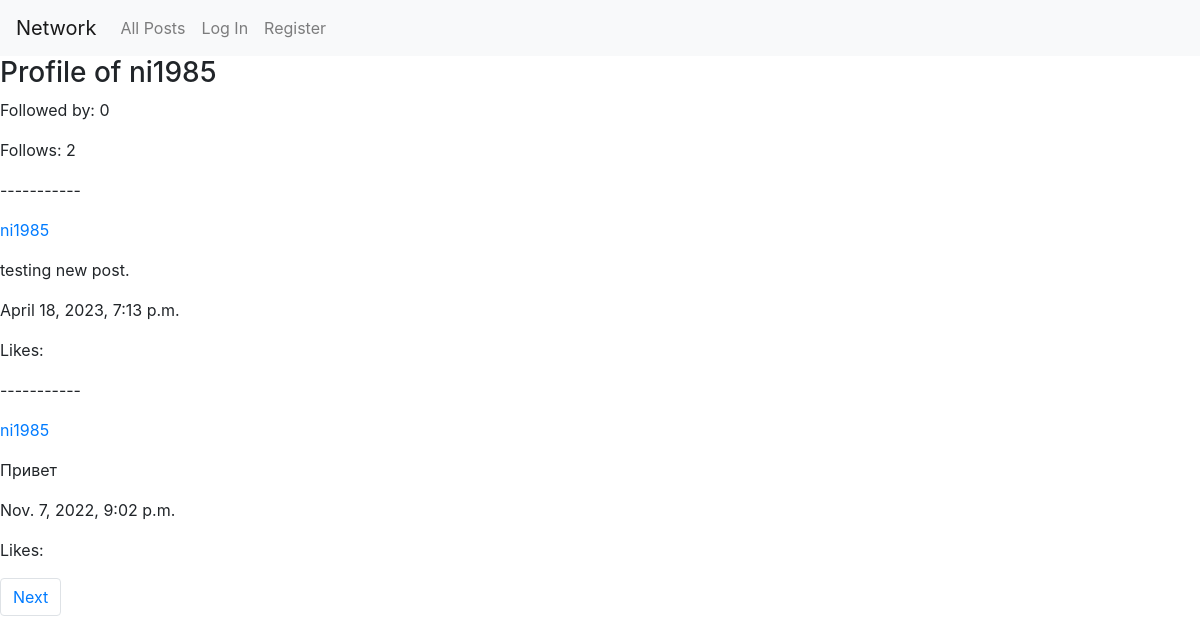
/profile/ni1985/, run on an earlier commit of the app's database.
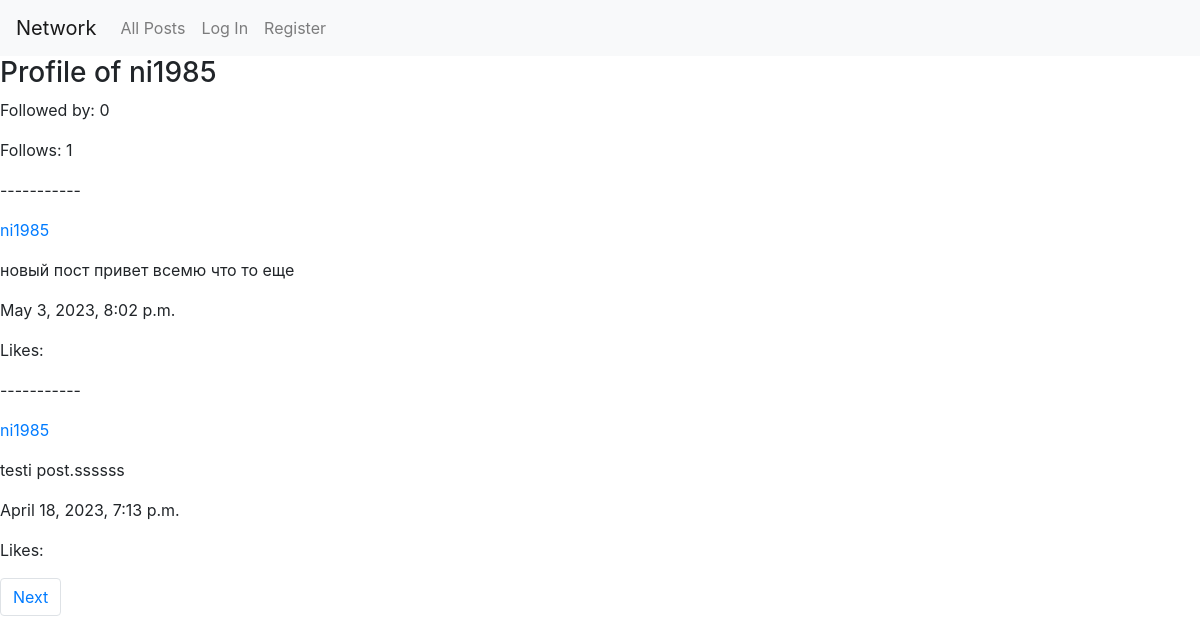
And on a later commit of the database.
### network/models.py (models this page shows, shortened)
class Post(models.Model):
    creator = models.ForeignKey(
        User,
        on_delete = models.CASCADE)
    post_text = models.TextField()
    post_time = models.DateTimeField(auto_now_add=True)
    likes = models.ManyToManyField(
        User,
        blank = True,
        related_name = 'Likes'
    )

### network/views.py (the view, shortened to what this page needs)
# urls.py: path("profile/<str:user_name>/", views.profile, name="profile"),
def profile(request, user_name):
    print(f'user and profile: {request.user},{user_name}')
    if (str(request.user) == user_name):
        user_check = 1
        print("same user")
    else:
        user_check = 0
    print(f"User check: {user_check}")
    user_post = Post.objects.filter(creator__username = user_name).order_by('-post_time')
    page_number = request.GET.get('page')
    paginator = Paginator(user_post, per_page = 2)
    page_obj = paginator.get_page(page_number)
    followed = Follow.objects.filter(subscribed__username = user_name)
    followed_users = followed.values_list('user_id__username', flat=True)
    followed_nr = len(followed_users)
    print(followed_users)
    print(f"followed by: {followed_nr}")
    follows = Follow.objects.filter(user_id__username = user_name)
    follows_users = follows.values_list('subscribed__username', flat=True)
    follows_nr = len(follows_users)
    if (str(request.user) in followed_users):
        print("you follow this user")
        follow = True
    else:
        print("you do not follow this user")
        follow = False
    print(follows_users)
    print(f"follows: {follows_nr}")
    return render(request, "network/profile.html", {
            'user_name': user_name,
            'posts': page_obj,
            'follows_nr': follows_nr,
            'followed_nr': followed_nr,
            'user_check': user_check,
            'follow': follow
    })

### network/templates/network/profile.html (shortened to what this page needs)
{% extends "network/layout.html" %}
{% block body %}
    <h3>Profile of {{ user_name }}</h3>
    <p>Followed by: {{ followed_nr}}</p>
    <p>Follows: {{ follows_nr }}</p>
    <div>
        {% for post in posts %}
        <div>
            <p>-----------</p>
            <a href="{% url 'profile' user_name %}"><p>{{ user_name }}</p></a>
            <p>{{ post.post_text }}</p>
            <p>{{ post.post_time }}</p>
            <p>Likes: {{ post.post_likes }}</p>
        </div>
        {% endfor %}
    </div>
    <nav aria-label="Page navigation">
        <ul class="pagination">
        {% if posts.has_next %}
            <li class="page-item"><a class="page-link" href="?page={{ posts.next_page_number }}">Next</a></li>
        {% endif %}
        </ul>
    </nav>
{% endblock %}

What changed in the data, as far as the page shows it:
no longer on this page (row edited): Post: user_name "ni1985", post_text "Привет", post_time "Nov. 7, 2022, 9:02 p.m."
added Post: user_name "ni1985", post_text "новый пост привет всемю что то еще", post_time "May 3, 2023, 8:02 p.m."
changed Post: post_text "testing new post." → "testi post.ssssss"
Also different on the page:
{{ follows_nr }}: "2" → "1"
